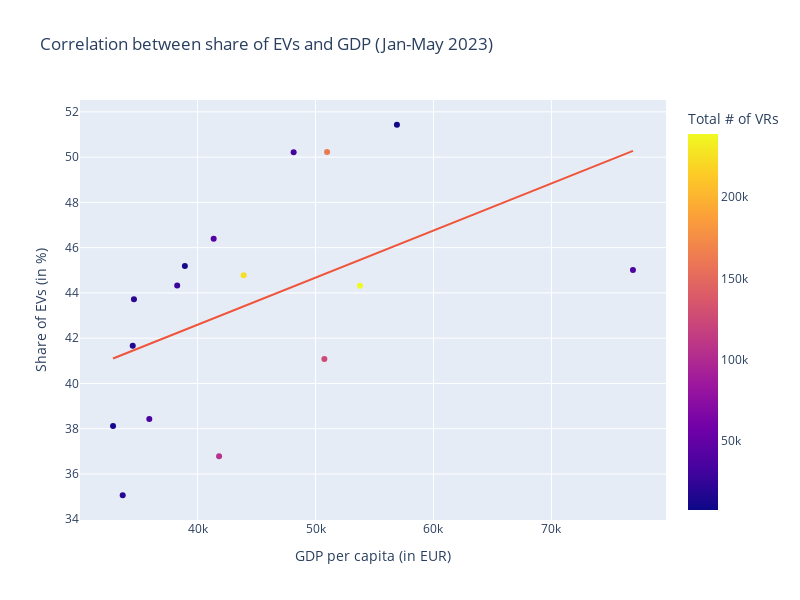

Write notebook code for a chart like this one.
### Markdown cell above
## Is there a correlation between share of EVs and GDP?
To answer our initial question, we use plotly to draw a scatterplot of all federal states, the x-axis representing the GDP and the y-axis showing the share of EVs among all vehicle reigstrations. The total number of EVs includes both purely electric and hybrid driven cars.

The states will be colored based on the total number of vehicle registrations, allowing us to see additionaly where the most vehicles are registered.  

To better visualize a potential correlation between share of VRs and GDP, a trendline is computed, using a linear regression based on the "ordinary least squares" method.
The trend line is displayed as an orange linear line.

### Code cell
aggr_df['share_electric'] = aggr_df['share_electric']*100
fig = px.scatter(aggr_df,
                 x='gdp_per_capita',
                 y='share_electric',
                 color='total',
                 hover_data=['federal_state'],
                 trendline='ols',
                 title=f"Correlation between share of EVs and GDP ({calendar.month_abbr[first_month]}-{calendar.month_abbr[last_month]} {year})",
                 labels={
                     'share_electric': "Share of EVs (in %)",
                     'gdp_per_capita': "GDP per capita (in EUR)",
                     'total': "Total # of VRs",
                     'federal_state': 'State'
                 }, width=800, height=600)


fig.show()

### Figure 1 — Plotly figure (JSON) as saved in the notebook; plotly's stock layout.template omitted (floating-point values rounded to 4 significant figures)
{"data": [{"customdata": [["Baden-Württemberg"], ["Bayern"], ["Berlin"], ["Brandenburg"], ["Bremen"], ["Hamburg"], ["Hessen"], ["Mecklenburg-Vorpommern"], ["Niedersachsen"], ["Nordrhein-Westfalen"], ["Rheinland-Pfalz"], ["Saarland"], ["Sachsen"], ["Sachsen-Anhalt"], ["Schleswig-Holstein"], ["Thüringen"]], "hovertemplate": "GDP per capita (in EUR)=%{x}<br>Share of EVs (in %)=%{y}<br>State=%{customdata[0]}<br>Total # of VRs=%{marker.color}<extra></extra>", "legendgroup": "", "marker": {"color": [161602, 239012, 33056, 19324, 7180, 36806, 126125, 11049, 106223, 225158, 41693, 11113, 34837, 16204, 27771, 18969], "coloraxis": "coloraxis", "symbol": "circle"}, "mode": "markers", "name": "", "orientation": "v", "showlegend": false, "type": "scatter", "x": [50982, 53768, 48147, 34610, 56901, 76910, 50751, 32837, 41826, 43910, 41366, 38925, 35909, 34505, 38274, 33656], "xaxis": "x", "y": [50.23, 44.32, 50.22, 43.72, 51.43, 45.01, 41.08, 38.12, 36.78, 44.78, 46.39, 45.19, 38.43, 41.66, 44.33, 35.06], "yaxis": "y"}, {"hovertemplate": "<b>OLS trendline</b><br>share_electric = 0.000208062 * gdp_per_capita + 34.2715<br>R<sup>2</sup>=0.246874<br><br>GDP per capita (in EUR)=%{x}<br>Share of EVs (in %)=%{y} <b>(trend)</b><extra></extra>", "legendgroup": "", "marker": {"symbol": "circle"}, "mode": "lines", "name": "", "showlegend": false, "type": "scatter", "x": [32837, 33656, 34505, 34610, 35909, 38274, 38925, 41366, 41826, 43910, 48147, 50751, 50982, 53768, 56901, 76910], "xaxis": "x", "y": [41.1, 41.27, 41.45, 41.47, 41.74, 42.23, 42.37, 42.88, 42.97, 43.41, 44.29, 44.83, 44.88, 45.46, 46.11, 50.27], "yaxis": "y"}], "layout": {"coloraxis": {"colorbar": {"title": {"text": "Total # of VRs"}}, "colorscale": [[0, "#0d0887"], [0.1111, "#46039f"], [0.2222, "#7201a8"], [0.3333, "#9c179e"], [0.4444, "#bd3786"], [0.5556, "#d8576b"], [0.6667, "#ed7953"], [0.7778, "#fb9f3a"], [0.8889, "#fdca26"], [1, "#f0f921"]]}, "height": 600, "legend": {"tracegroupgap": 0}, "title": {"text": "Correlation between share of EVs and GDP (Jan-May 2023)"}, "width": 800, "xaxis": {"anchor": "y", "domain": [0, 1], "title": {"text": "GDP per capita (in EUR)"}}, "yaxis": {"anchor": "x", "domain": [0, 1], "title": {"text": "Share of EVs (in %)"}}}}
